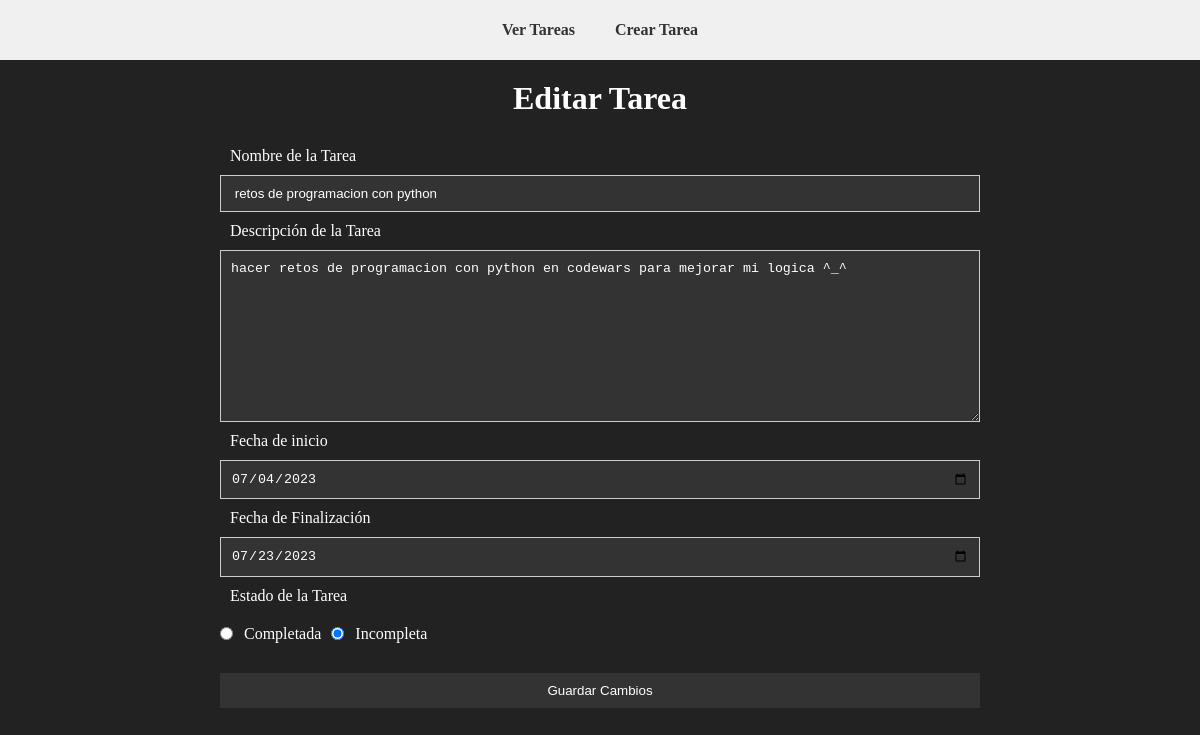
Page /editarTarea/7/ on the committed database.
### sgt_app/models.py (models this page shows, shortened)
class Tarea(models.Model):
    nombre = models.CharField(max_length=50)
    descripcion = models.CharField(max_length=50)
    fecha_creacion = models.DateField()
    fecha_vencimiento = models.DateField()
    ESTADO_CHOICES = (
    ('completada','Completada'),
    ('incompleta','Incompleta'),
    )
    estado = models.CharField(max_length=10, choices=ESTADO_CHOICES, default='incompleta')

### sgt_app/views.py (the view, shortened to what this page needs)
# urls.py: path('editarTarea/<int:tarea_id>/', views.editar_tareas, name='editarTarea'),
def editar_tareas(request, tarea_id):
    tarea = Tarea.objects.get(id=tarea_id)
    return render(request, 'html/editTask.html', {'tarea': tarea})

### sgt_app/templates/html/editTask.html (shortened to what this page needs)
{% extends 'html/base.html' %}
{% block content %}
<!DOCTYPE html>
<html lang="en">
<head>
    <link rel="stylesheet" href="/static/nav.css">
    <link rel="stylesheet" href="/static/crearEditar.css">
</head>
<body>
    <h1>Editar Tarea</h1>
    <div class="container">
        <form method="post" action="{% url 'editarTarea' tarea.id %}">
            <label for="nombreTarea">Nombre de la Tarea</label>
            <input type="text" name="nombreTarea" id="nombreTarea" value="{{ tarea.nombre }}">
            <label for="descripcionTarea">Descripción de la Tarea</label>
            <textarea name="descripcionTarea" id="descripcionTarea" cols="30" rows="10" placeholder="Descripción...">{{ tarea.descripcion }}</textarea>
            <label for="fechaInicio">Fecha de inicio</label>
            <input type="date" name="fechaInicio" id="fechaInicio" value="{{ tarea.fecha_creacion|date:'Y-m-d' }}">
            <label for="fechaFinalizacion">Fecha de Finalización</label>
            <input type="date" name="fechaFinalizacion" id="fechaFinalizacion" value="{{ tarea.fecha_vencimiento|date:'Y-m-d' }}">
            <label for="estadoTarea">Estado de la Tarea</label>
            <div class="radio-container">
                <input type="radio" id="completada" name="estado" value="completada" {% if tarea.estado == "completada" %}checked{% endif %}>
                <label for="completada">Completada</label>
                <input type="radio" id="incompleta" name="estado" value="incompleta" {% if tarea.estado == "incompleta" %}checked{% endif %}>
                <label for="incompleta">Incompleta</label>
            </div>
            <input type="submit" value="Guardar Cambios">
        </form>
    </div>
</body>
</html>
{% endblock %}

### static/nav.css (style rules this page uses)
* { margin: 0; padding: 0; box-sizing: border-box; }

### static/crearEditar.css (style rules this page uses)
* { margin: 0; padding: 0; box-sizing: border-box; }
body { background-color: #222; color: #fff; }
.container { max-width: 800px; margin: 0 auto; padding: 20px; }
h1 { text-align: center; margin-top: 20px; }
form { display: flex; flex-direction: column; }
label { margin-top: 10px; margin: 10px; }
input[type="text"], textarea, input[type="date"] { padding: 10px; border: 1px solid #ccc; background-color: #333; color: #fff; }
.radio-container { display: flex; align-items: center; }
input[type="radio"] { margin-right: 1px; vertical-align: middle; }
input[type="submit"] { margin-top: 20px; padding: 10px 20px; background-color: #333; color: #fff; border: none; cursor: pointer; }

### rows in the picture
Tarea: nombreTarea "retos de programacion con python", descripcionTarea "hacer retos de programacion con python en codewars para mejorar mi logica ^_^", fechaInicio "07/04/2023", fechaFinalizacion "07/23/2023", estado "☐ Completada", estado "☑ Incompleta"
